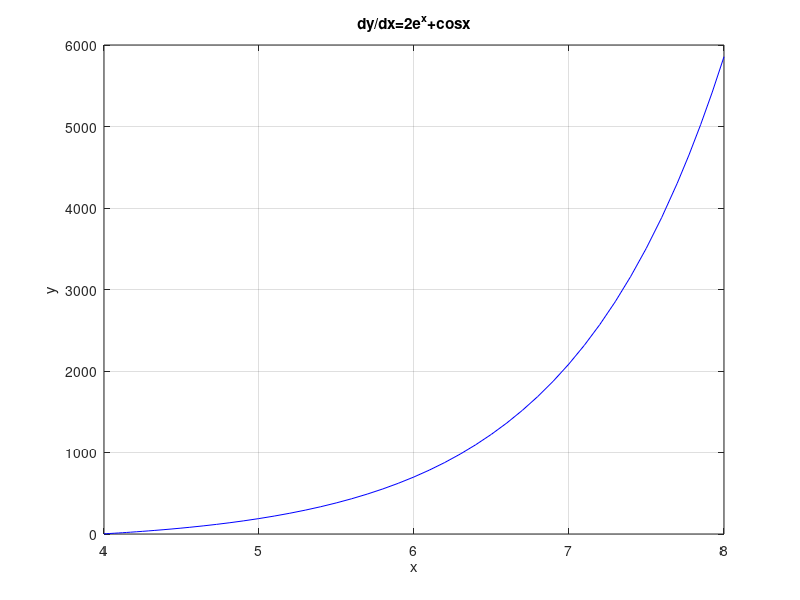

MATLAB code to generate this figure:
%%Name-Surname: Serkan Burak Örs
% Istanbul Technical University
% Aeronautics and Astronautics Faculty - Astronautical Engineering
% Summer 2020 - BIL113E - Final Exam - Question 2 
% Instructor: Dr. Mustafa Resa Becan
%%
[x,y] = ode45(@(x,y)2*exp(1)^x + cos(x),[4,8],2);
plot(x,y,'b');
title('dy/dx=2e^x+cosx');
xlabel('x');ylabel('y');
grid on;